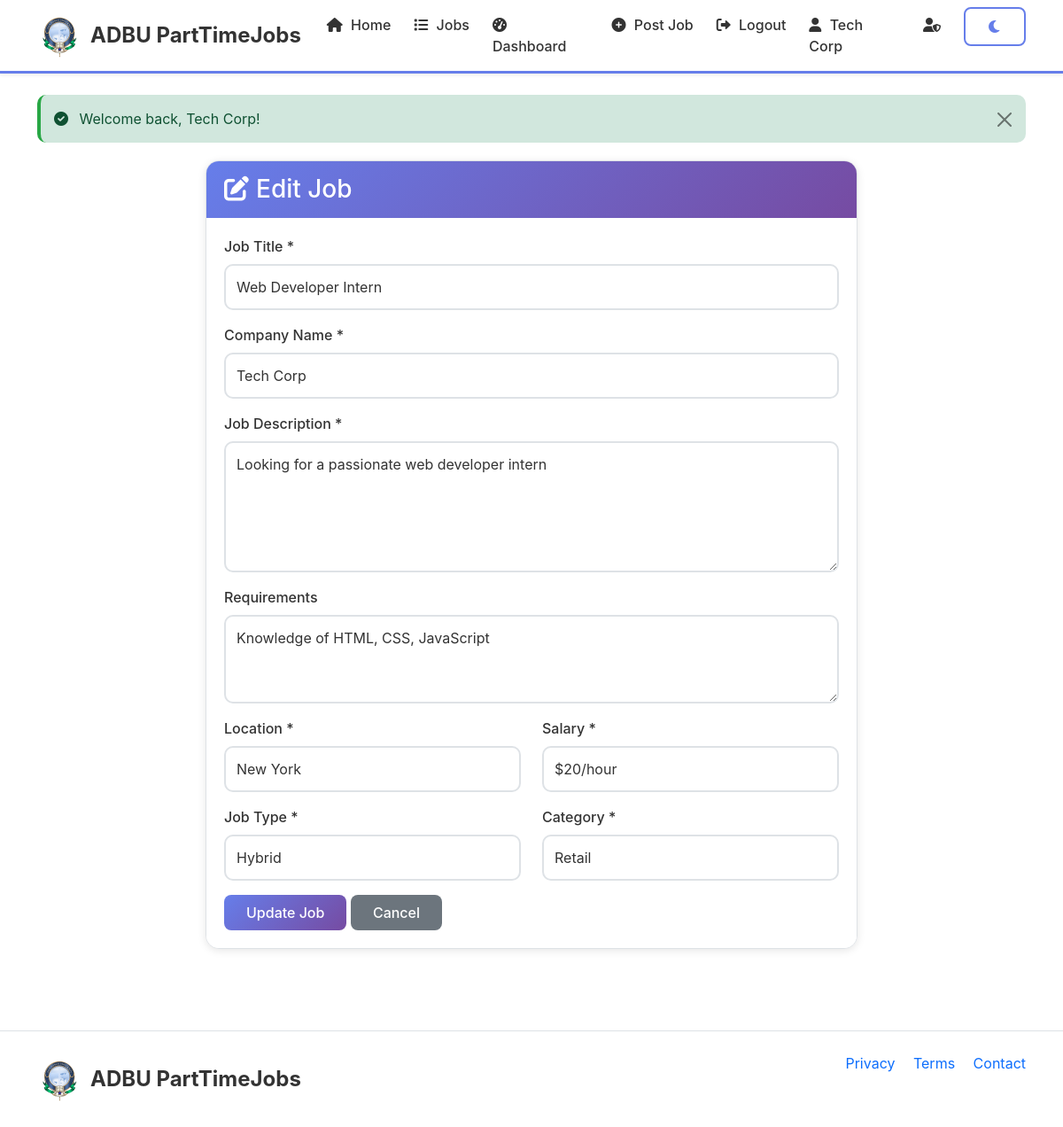
The app's page /pages/edit-job.php?id=1 (signed in) with its own data.
### tables this page shows
CREATE TABLE jobs (
    id INT AUTO_INCREMENT PRIMARY KEY,
    employer_id INT NOT NULL,
    title VARCHAR(200) NOT NULL,
    company VARCHAR(100),
    description TEXT,
    requirements TEXT,
    location VARCHAR(100),
    salary VARCHAR(50),
    job_type ENUM('remote', 'hybrid', 'onsite') DEFAULT 'onsite',
    category VARCHAR(50),
    posted_at TIMESTAMP DEFAULT CURRENT_TIMESTAMP,
    deadline DATE,
    status ENUM('active', 'closed') DEFAULT 'active',
    FOREIGN KEY (employer_id) REFERENCES users(id) ON DELETE CASCADE
);

### pages/edit-job.php (the view, shortened to what this page needs)
<?php
require_once '../includes/header.php';
$job_id = isset($_GET['id']) ? (int)$_GET['id'] : 0;
$stmt = $conn->prepare("SELECT * FROM jobs WHERE id = ? AND employer_id = ?");
$stmt->execute([$job_id, $_SESSION['user_id']]);
$job = $stmt->fetch();
?>
<div class="container">
    <div class="row justify-content-center">
        <div class="col-md-8">
            <div class="card">
                <div class="card-header">
                    <h3 class="mb-0"><i class="fas fa-edit me-2"></i>Edit Job</h3>
                </div>
                <div class="card-body">
                    <form method="POST">
                        <div class="mb-3">
                            <label class="form-label">Job Title *</label>
                            <input type="text" name="title" class="form-control" value="<?php echo htmlspecialchars($job['title']); ?>" required>
                        </div>
                        <div class="mb-3">
                            <label class="form-label">Company Name *</label>
                            <input type="text" name="company" class="form-control" value="<?php echo htmlspecialchars($job['company']); ?>" required>
                        </div>
                        <div class="mb-3">
                            <label class="form-label">Job Description *</label>
                            <textarea name="description" class="form-control" rows="5" required><?php echo htmlspecialchars($job['description']); ?></textarea>
                        </div>
                        <div class="mb-3">
                            <label class="form-label">Requirements</label>
                            <textarea name="requirements" class="form-control" rows="3"><?php echo htmlspecialchars($job['requirements']); ?></textarea>
                        </div>
                        <div class="row">
                            <div class="col-md-6 mb-3">
                                <label class="form-label">Location *</label>
                                <input type="text" name="location" class="form-control" value="<?php echo htmlspecialchars($job['location']); ?>" required>
                            </div>
                            <div class="col-md-6 mb-3">
                                <label class="form-label">Salary *</label>
                                <input type="text" name="salary" class="form-control" value="<?php echo htmlspecialchars($job['salary']); ?>" required>
                            </div>
                        </div>
                        <div class="row">
                            <div class="col-md-6 mb-3">
                                <label class="form-label">Job Type *</label>
                                <select name="job_type" class="form-control" required>
                                    <option value="hybrid" <?php echo $job['job_type'] == 'hybrid' ? 'selected' : ''; ?>>Hybrid</option>
                                </select>
                            </div>
                            <div class="col-md-6 mb-3">
                                <label class="form-label">Category *</label>
                                <select name="category" class="form-control" required>
                                    <option value="Retail" <?php echo $job['category'] == 'Retail' ? 'selected' : ''; ?>>Retail</option>
                                </select>
                            </div>
                        </div>
                        <button type="submit" class="btn btn-primary">Update Job</button>
                        <a href="employer-dashboard.php" class="btn btn-secondary">Cancel</a>
                    </form>
                </div>
            </div>
        </div>
    </div>
</div>
<?php require_once '../includes/footer.php'; ?>

### assets/css/style.css (style rules this page uses)
.light-mode { --bg-primary: #ffffff; --bg-secondary: #f8f9fa; --text-primary: #333333; --text-secondary: #6c757d; --card-bg: #ffffff; --border-color: #dee2e6; --input-bg: #ffffff; --input-text: #333333; --navbar-bg: #ffffff; --footer-bg: #f8f9fa; --link-color: #0d6efd; --link-hover: #0b5ed7; --hover-bg: #e9ecef; --shadow: 0 2px 10px rgba(0,0,0,0.1); --primary-gradient: linear-gradient(135deg, #667eea 0%, #764ba2 100%); --success-bg: #d1e7dd; --success-text: #0f5132; --danger-bg: #f8d7da; --danger-text: #842029; --warning-bg: #fff3cd; --warning-text: #856404; --info-bg: #cff4fc; --info-text: #055160; --header-text: #333333; --footer-text: #333333; }
* { margin: 0; padding: 0; box-sizing: border-box; transition: background-color 0.3s ease, color 0.3s ease, border-color 0.3s ease, box-shadow 0.3s ease; }
body { font-family: -apple-system, BlinkMacSystemFont, 'Segoe UI', Roboto, 'Helvetica Neue', Arial, sans-serif; background-color: var(--bg-primary); color: var(--text-primary); min-height: 100vh; display: flex; flex-direction: column; transition: all 0.3s ease; }
.container { flex: 1; }
h1, h2, h3, h4, h5, h6 { color: var(--header-text) !important; }
a { color: var(--link-color); text-decoration: none; transition: color 0.3s ease; }
.card { background-color: var(--card-bg); border: 1px solid var(--border-color); border-radius: 15px; box-shadow: var(--shadow); margin-bottom: 20px; transition: all 0.3s ease; overflow: hidden; }
.card-header { background: var(--primary-gradient); color: white !important; border-bottom: none; padding: 15px 20px; font-weight: 600; }
.card-header h4, .card-header h5, .card-header h3 { color: white !important; margin: 0; }
.card-header i { margin-right: 8px; color: white; }
.card-body { background-color: var(--card-bg); color: var(--text-primary); padding: 20px; }
.btn { padding: 8px 25px; border-radius: 8px; font-weight: 500; transition: all 0.3s ease; border: none; }
.btn-primary { background: var(--primary-gradient); color: white; }
.form-control, .form-select { background-color: var(--input-bg); color: var(--input-text); border: 2px solid var(--border-color); border-radius: 10px; padding: 12px; transition: all 0.3s ease; }
.form-label { color: var(--text-primary); font-weight: 500; margin-bottom: 8px; }

### includes/header.php (style rules this page uses)
body { visibility: hidden; opacity: 0; transition: opacity 0.2s ease; }
body.theme-ready { visibility: visible; opacity: 1; }

### records on screen
jobs: title "Web Developer Intern", company "Tech Corp", description "Looking for a passionate web developer intern", requirements "Knowledge of HTML, CSS, JavaScript", location "New York", salary "$20/hour", job_type "Hybrid"

### other values on screen
$_SESSION['full_name'] "Tech Corp"
$_SESSION['success'] "Welcome back, Tech Corp!"
